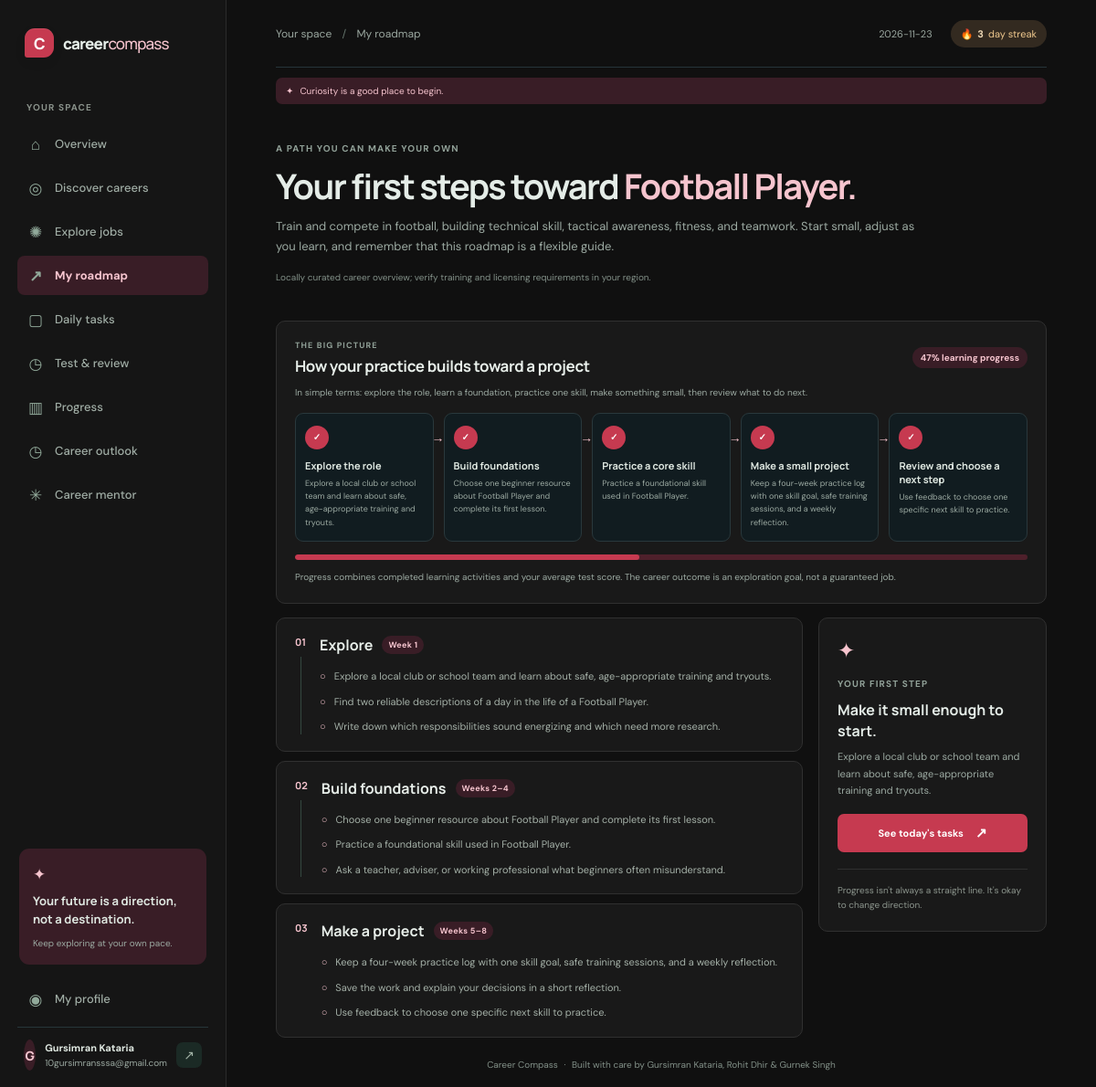
Screenshot of /roadmap (signed in) with the database file from the repository.
### tables this page shows
CREATE TABLE users (
            id INTEGER PRIMARY KEY AUTOINCREMENT,
            display_name TEXT NOT NULL,
            email TEXT NOT NULL UNIQUE COLLATE NOCASE,
            password_hash TEXT NOT NULL,
            theme TEXT NOT NULL DEFAULT 'dark' CHECK (theme IN ('dark', 'light')),
            created_at TEXT NOT NULL
        , accent_color TEXT NOT NULL DEFAULT 'green', market_country TEXT NOT NULL DEFAULT 'IN');

CREATE TABLE user_progress (
            user_id INTEGER PRIMARY KEY REFERENCES users(id) ON DELETE CASCADE,
            xp INTEGER NOT NULL DEFAULT 0,
            streak INTEGER NOT NULL DEFAULT 0,
            last_active TEXT,
            selected_career TEXT
        );

### app.py (the view)
@app.get("/roadmap")
@login_required
def roadmap():
    progress = current_progress() or {}
    career = career_by_id(selected_career_id(progress))
    if career is None:
        flash("Take the assessment to build your personalized roadmap.", "info")
        return redirect(url_for("assessment"))
    user_id = session["user_id"]
    completed_task_ids = {
        row["task_id"]
        for row in get_db().execute(
            "SELECT DISTINCT task_id FROM task_completions WHERE user_id = ?",
            (user_id,),
        ).fetchall()
    }
    task_progress = round(
        len(completed_task_ids) / max(1, len(tasks_for_career(None))) * 100
    )
    test_average = test_performance(user_id)["average"]
    overall_progress = round(
        task_progress * 0.6 + (test_average or 0) * 0.4
    )
    phases = career["roadmap"]
    roadmap_flow = [
        {
            "title": "Explore the role",
            "description": career["first_step"],
            "done": bool(completed_task_ids & {"career-snapshot", "workday-map"}),
        },
        {
            "title": "Build foundations",
            "description": phases[1]["items"][0],
            "done": len(completed_task_ids) >= 3,
        },
        {
            "title": "Practice a core skill",
            "description": phases[1]["items"][1],
            "done": len(completed_task_ids) >= 6,
        },
        {
            "title": "Make a small project",
            "description": career["project"],
            "done": "starter-project" in completed_task_ids,
        },
        {
            "title": "Review and choose a next step",
            "description": phases[2]["items"][2],
            "done": "portfolio-reflection" in completed_task_ids and test_average is not None,
        },
    ]
    return render_template(
        "roadmap.html",
        career=career,
        roadmap_flow=roadmap_flow,
        overall_progress=overall_progress,
    )

### app.py (called while the page is built)
def get_db():
    if "db" not in g:
        if CLOUDFLARE_WORKER:
            from cloudflare_d1 import D1Database
            environment = request.environ.get("workers.env")
            if environment is None:
                raise RuntimeError("The Cloudflare Worker environment is unavailable.")
            g.db = D1Database(environment.DB)
        else:
            g.db = sqlite3.connect(DATABASE)
            g.db.row_factory = sqlite3.Row
            g.db.execute("PRAGMA foreign_keys = ON")
    return g.db

def login_required(view):
    @wraps(view)
    def wrapped(*args, **kwargs):
        if not session.get("user_id"):
            flash("Sign in to save and view your career progress.", "info")
            return redirect(url_for("login"))
        user = get_db().execute(
            "SELECT id FROM users WHERE id = ?", (session["user_id"],)
        ).fetchone()
        if user is None:
            session.clear()
            return redirect(url_for("login"))
        return view(*args, **kwargs)
    return wrapped

def current_user():
    user_id = session.get("user_id")
    if not user_id:
        return None
    return get_db().execute("SELECT * FROM users WHERE id = ?", (user_id,)).fetchone()

def current_progress():
    user_id = session.get("user_id")
    if not user_id:
        return None
    return get_db().execute(
        "SELECT * FROM user_progress WHERE user_id = ?", (user_id,)
    ).fetchone()

def selected_career_id(progress):
    if progress is None:
        return None
    try:
        return progress["selected_career"]
    except (TypeError, KeyError):
        return None

def csrf_token():
    if "csrf_token" not in session:
        session["csrf_token"] = secrets.token_urlsafe(32)
    return session["csrf_token"]

def career_by_id(career_id):
    if isinstance(career_id, dict):
        career_id = career_id.get("id")
    if not career_id:
        return None
    return next((career for career in CAREERS if career["id"] == career_id), None)

### templates/roadmap.html (shortened to what this page needs)
{% extends "base.html" %}
{% block breadcrumb %}My roadmap{% endblock %}
{% block content %}
<section class="page-intro"><p class="eyebrow">A PATH YOU CAN MAKE YOUR OWN</p><h1>Your first steps toward <span>{{ career.title }}.</span></h1><p class="muted">{{ career.description }} Start small, adjust as you learn, and remember that this roadmap is a flexible guide.</p><p class="disclaimer">{{ career.source_note }}</p></section>
<section class="panel roadmap-flow-panel"><div class="panel-heading"><div><p class="eyebrow">THE BIG PICTURE</p><h2>How your practice builds toward a project</h2></div><span class="task-count">{{ overall_progress }}% learning progress</span></div><p class="muted">In simple terms: explore the role, learn a foundation, practice one skill, make something small, then review what to do next.</p><div class="roadmap-flow" aria-label="Career learning flowchart">{% for step in roadmap_flow %}<article class="roadmap-flow-step {% if step.done %}flow-step-done{% endif %}"><span class="flow-step-number">{% if step.done %}✓{% else %}{{ "%02d"|format(loop.index) }}{% endif %}</span><div><h3>{{ step.title }}</h3><p>{{ step.description }}</p></div>{% if not loop.last %}<span class="flow-arrow" aria-hidden="true">→</span>{% endif %}</article>{% endfor %}</div><div class="roadmap-flow-progress"><span style="width:{{ overall_progress }}%"></span></div><small class="muted">Progress combines completed learning activities and your average test score. The career outcome is an exploration goal, not a guaranteed job.</small></section>
<div class="roadmap-layout"><section class="roadmap-phases">
  {% for phase in career.roadmap %}
  <article class="panel phase-card"><div class="phase-marker"><span>{{ "%02d"|format(loop.index) }}</span>{% if not loop.last %}{% endif %}</div><div class="phase-content"><div class="phase-title"><h2>{{ phase.phase }}</h2><span class="tag">{{ phase.duration }}</span></div><ul class="roadmap-items">{% for item in phase["items"] %}<li><span class="roadmap-check">○</span>{{ item }}</li>{% endfor %}</ul></div></article>
  {% endfor %}
</section><aside class="panel roadmap-aside"><span class="aside-icon">✦</span><p class="eyebrow">YOUR FIRST STEP</p><h2>Make it small enough to start.</h2><p class="muted">{{ career.first_step }}</p><a class="button button-dark button-full" href="{{ url_for('tasks') }}">See today's tasks <span>↗</span></a><div class="aside-note">Progress isn't always a straight line. It's okay to change direction.</div></aside></div>
{% endblock %}

### templates/base.html (shortened to what this page needs)
<!doctype html>
<html lang="en">
<head>
  {% set user = current_user() %}
  {% set ui_theme = user.theme if user else browser_theme %}
  {% set ui_accent = user.accent_color if user and user.accent_color in accent_palettes else browser_accent_color %}
  {% set palette = accent_palettes[ui_accent] %}
  <link rel="stylesheet" href="{{ url_for('static', filename='style.css') }}">
</head>
<body class="theme-{{ ui_theme }} accent-{{ ui_accent }}" data-accent="{{ ui_accent }}" style="--accent: {{ palette.accent }}; --accent-deep: {{ palette.deep }}; --accent-soft: {{ palette.soft }}; --accent-glow: {{ palette.glow }}; --accent-on: {{ palette.on_accent }}; --accent-on-dark: {{ palette.on_accent_dark }};">
  <div class="app-shell">
    {% if user %}
    <aside class="sidebar">
      <a class="brand" href="{{ url_for('home') }}"><span class="brand-mark">C</span><span>career<span class="brand-light">compass</span></span></a>
      <p class="nav-label">YOUR SPACE</p>
      <nav class="main-nav" aria-label="Main navigation">
        <a class="nav-link {% if request.endpoint == 'home' %}active{% endif %}" href="{{ url_for('home') }}"><span class="nav-icon">⌂</span>Overview</a>
        <a class="nav-link {% if request.endpoint in ['assessment', 'results'] %}active{% endif %}" href="{{ url_for('assessment') }}"><span class="nav-icon">◎</span>Discover careers</a>
        <a class="nav-link {% if request.endpoint == 'careers' %}active{% endif %}" href="{{ url_for('careers') }}"><span class="nav-icon">✺</span>Explore jobs</a>
        <a class="nav-link {% if request.endpoint == 'roadmap' %}active{% endif %}" href="{{ url_for('roadmap') }}"><span class="nav-icon">↗</span>My roadmap</a>
        <a class="nav-link {% if request.endpoint == 'tasks' %}active{% endif %}" href="{{ url_for('tasks') }}"><span class="nav-icon">▢</span>Daily tasks</a>
        <a class="nav-link " href="{{ url_for('learning_tests') }}"><span class="nav-icon">◷</span>Test & review</a>
        <a class="nav-link {% if request.endpoint == 'progress_page' %}active{% endif %}" href="{{ url_for('progress_page') }}"><span class="nav-icon">▥</span>Progress</a>
        <a class="nav-link {% if request.endpoint == 'career_insights' %}active{% endif %}" href="{{ url_for('career_insights') }}"><span class="nav-icon">◷</span>Career outlook</a>
        <a class="nav-link {% if request.endpoint == 'mentor' %}active{% endif %}" href="{{ url_for('mentor') }}"><span class="nav-icon">✳</span>Career mentor</a>
      </nav>
      <div class="sidebar-bottom">
        <div class="sidebar-note"><span class="note-spark">✦</span><p>Your future is a direction, not a destination.</p><span class="note-caption">Keep exploring at your own pace.</span></div>
        <a class="nav-link {% if request.endpoint == 'profile' %}active{% endif %}" href="{{ url_for('profile') }}"><span class="nav-icon">◉</span>My profile</a>
        <div class="user-chip"><span class="avatar">{{ user.display_name[:1]|upper }}</span><span><strong>{{ user.display_name }}</strong><small>{{ user.email }}</small></span><form method="post" action="{{ url_for('logout') }}"><input type="hidden" name="csrf_token" value="{{ csrf_token() }}"><button class="signout-button" type="submit" aria-label="Sign out">↗</button></form></div>
      </div>
    </aside>
    {% endif %}
    <main class="main-content {% if not user %}auth-main{% endif %}">
      {% if user %}
      <header class="topbar"><span class="breadcrumb">Your space <span>/</span> {% block breadcrumb %}Overview{% endblock %}</span><div class="topbar-right"><span class="topbar-date">{{ today }}</span><a class="streak-pill" href="{{ url_for('profile') }}">🔥 <strong>{{ current_progress().streak }}</strong> day streak</a></div></header>
      <p class="motivation-quote"><span>✦</span> {{ motivation_quote }}</p>
      {% else %}
      <header class="auth-topbar"><a class="brand" href="{{ url_for('login') }}"><span class="brand-mark">C</span><span>career<span class="brand-light">compass</span></span></a><span>Find a direction that feels like yours.</span></header>
      {% endif %}
      {% block content %}{% endblock %}
      {% if user %}<footer class="footer">Career Compass <span>·</span> Built with care by Gursimran Kataria, Rohit Dhir &amp; Gurnek Singh</footer>{% else %}<footer class="footer">Career Compass <span>·</span> A project by Gursimran Kataria, Rohit Dhir &amp; Gurnek Singh</footer>{% endif %}
    </main>
  </div>
</body>
</html>

### rows the page displays
users: display_name "G", display_name "Gursimran Kataria", email "10gursimransssa@gmail.com"
user_progress: streak "3"

### other values shown
{{ motivation_quote }} "Curiosity is a good place to begin."
{{ career.title }} "Football Player"
{{ career.description }} "Train and compete in football, building technical skill, tactical awareness, fitness, and teamwork."
{{ career.source_note }} "Locally curated career overview; verify training and licensing requirements in your region."
{{ overall_progress }} "47"
{{ step.title }} "Explore the role" "Build foundations" "Practice a core skill" "Make a small project" "Review and choose a next step"
{{ step.description }} "Explore a local club or school team and learn about safe, age-appropriate training and tryouts." "Choose one beginner resource about Football Player and complete its first lesson." "Practice a foundational skill used in Football Player." "Keep a four-week practice log with one skill goal, safe training sessions, and a weekly reflection." "Use feedback to choose one specific next skill to practice."
{{ "%02d"|format(loop.index) }} "01" "02" "03"
{{ phase.phase }} "Explore" "Build foundations" "Make a project"
{{ phase.duration }} "Week 1" "Weeks 2–4" "Weeks 5–8"
{{ item }} "Explore a local club or school team and learn about safe, age-appropriate training and tryouts." "Find two reliable descriptions of a day in the life of a Football Player." "Write down which responsibilities sound energizing and which need more research." "Choose one beginner resource about Football Player and complete its first lesson." "Practice a foundational skill used in Football Player." "Ask a teacher, adviser, or working professional what beginners often misunderstand." "Keep a four-week practice log with one skill goal, safe training sessions, and a weekly reflection." "Save the work and explain your decisions in a short reflection." "Use feedback to choose one specific next skill to practice."
{{ career.first_step }} "Explore a local club or school team and learn about safe, age-appropriate training and tryouts."
